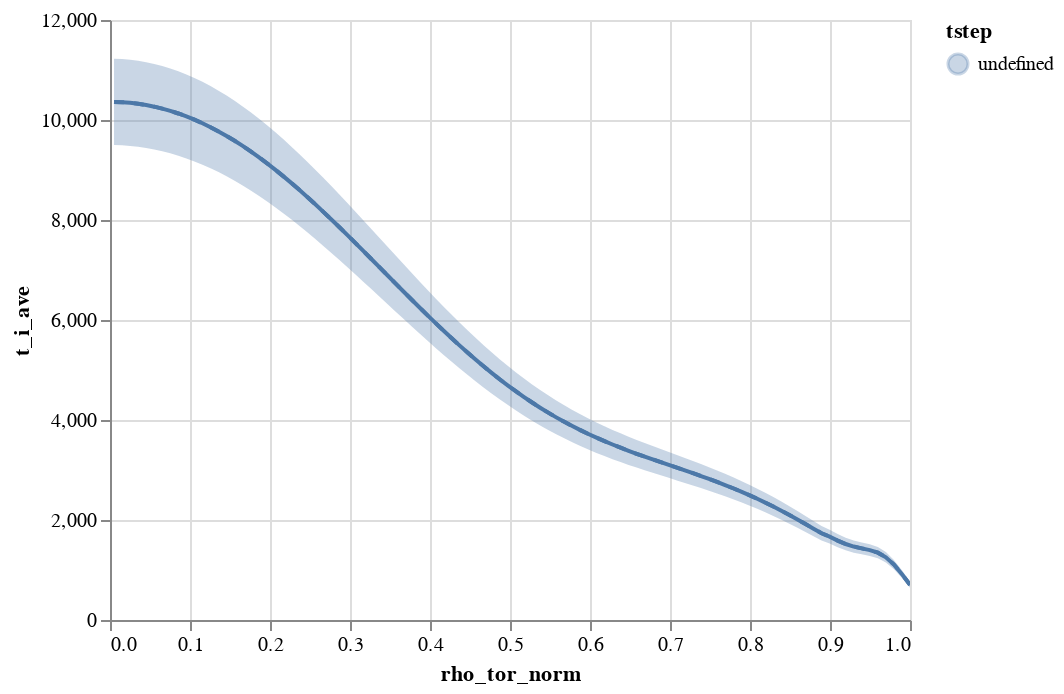

The cell this chart's notebook holds for it:
### Markdown cell above
alternatively, the data can be plotted using an error band.

### Code cell
from duqtools.api import alt_errorband_chart

chart = alt_errorband_chart(
    dataset.isel(time=[0,1,2,3]), 
    x='rho_tor_norm', 
    y='t_i_ave'
)
chart

### Figure 1 — Vega-Lite specification as saved in the notebook (floating-point values rounded to 4 significant figures; data arrays with more than 128 entries replaced by an {"elided": "..."} marker saying what was removed)
{"config": {"view": {"continuousWidth": 400, "continuousHeight": 300}}, "layer": [{"mark": "line", "encoding": {"color": {"field": "tstep", "type": "nominal"}, "x": {"field": "rho_tor_norm", "type": "quantitative"}, "y": {"aggregate": "mean", "field": "t_i_ave", "scale": {"domain": [0, 11230.0]}, "type": "quantitative"}}, "selection": {"time": {"type": "single", "fields": ["slider"], "bind": {"input": "range", "max": 3.0, "min": 0, "step": 1}, "init": {"slider": 0}}, "selector003": {"type": "interval", "bind": "scales", "encodings": ["x", "y"]}}, "transform": [{"filter": {"selection": "time"}}]}, {"mark": {"type": "errorband", "extent": "stdev", "interpolate": "linear"}, "encoding": {"color": {"field": "tstep", "type": "nominal"}, "x": {"field": "rho_tor_norm", "type": "quantitative"}, "y": {"field": "t_i_ave", "type": "quantitative"}}, "selection": {"time": {"type": "single", "fields": ["slider"], "bind": {"input": "range", "max": 3.0, "min": 0, "step": 1}, "init": {"slider": 0}}, "selector004": {"type": "interval", "bind": "scales", "encodings": ["x", "y"]}}, "transform": [{"filter": {"selection": "time"}}]}, {"mark": {"type": "line", "strokeDash": [5, 5]}, "encoding": {"color": {"field": "tstep", "type": "nominal"}, "x": {"field": "rho_tor_norm", "type": "quantitative"}, "y": {"aggregate": "mean", "field": "t_i_ave", "type": "quantitative"}}, "selection": {"reference": {"type": "single", "fields": ["slider"], "bind": {"input": "range", "max": 3.0, "min": 0, "name": "Reference time index", "step": 1}, "init": {"slider": 0}}, "selector005": {"type": "interval", "bind": "scales", "encodings": ["x", "y"]}}, "transform": [{"filter": {"selection": "reference"}}]}], "data": {"name": "data-e903b645d153a6aad9ae69195828b4c5"}, "$schema": "https://vega.github.io/schema/vega-lite/v4.17.0.json", "datasets": {"data-e903b645d153a6aad9ae69195828b4c5": {"elided": "1200 records"}}}
